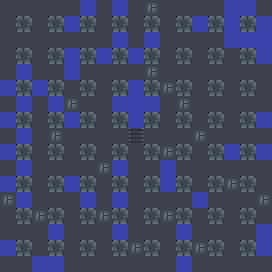

Rendered tile map (Tiled .tmx) drawn with the repository's tilesets; below, a short description and the full map source, tile grids included:
An orthogonal 17x17 tile map with 16x16 px tiles, 1 tile layer (terrain) and 56 objects.

<map version="1.10" tiledversion="1.11.2" orientation="orthogonal" renderorder="right-down" width="17" height="17" tilewidth="16" tileheight="16" infinite="0" nextlayerid="3" nextobjectid="57">
 <properties>
  <property name="name" value="Bomberman" />
  <property name="author" value="moineau" />
  <property name="initialKeys" type="int" value="2" />
  <property name="goldMoves" type="int" value="264" />
  <property name="platinumMoves" type="int" value="240" />
  <property name="goldTime" type="float" value="42.5" />
 </properties>
 <tileset firstgid="1" source="tileset.tsx" />
 <layer id="1" name="terrain" width="17" height="17">
  <data encoding="csv">
1,1,1,1,1,3,1,3,1,2,1,1,1,1,3,3,1,
1,4,1,4,3,4,1,4,1,4,1,4,3,4,3,4,3,
1,1,1,1,1,1,1,3,1,3,1,1,1,1,3,3,3,
1,4,1,4,3,4,3,4,3,4,1,4,1,4,1,4,3,
1,3,1,1,3,1,1,1,1,2,1,1,1,1,1,1,1,
3,4,3,4,1,4,1,4,3,4,2,4,1,4,1,4,1,
1,3,1,3,2,1,1,3,3,3,1,2,1,1,1,1,1,
3,4,1,4,3,4,1,4,3,4,1,4,1,4,1,4,3,
1,3,1,2,1,1,1,1,5,1,1,1,2,1,1,1,1,
3,4,1,4,1,4,1,4,1,4,2,4,1,4,3,4,3,
1,3,1,1,1,1,2,3,1,1,3,1,1,1,1,1,1,
3,4,1,4,3,4,1,4,1,4,3,4,1,4,2,4,1,
2,3,1,1,1,3,1,3,1,1,1,1,3,1,1,1,2,
1,4,2,4,1,4,2,4,1,4,2,4,1,4,1,4,1,
1,1,1,3,1,1,1,3,1,1,1,3,1,1,1,1,3,
3,4,1,4,1,4,1,4,2,4,1,4,2,4,1,4,3,
1,1,3,3,1,1,1,1,1,1,1,3,1,1,1,1,1
</data>
 </layer>
 <objectgroup id="2" name="objects">
  <object id="1" gid="6" x="0" y="16" width="16" height="16" />
  <object id="2" gid="8" x="32" y="16" width="16" height="16" />
  <object id="3" gid="8" x="16" y="16" width="16" height="16" />
  <object id="4" gid="8" x="0" y="32" width="16" height="16" />
  <object id="5" gid="8" x="0" y="48" width="16" height="16" />
  <object id="6" gid="8" x="240" y="272" width="16" height="16" />
  <object id="7" gid="8" x="224" y="208" width="16" height="16" />
  <object id="8" gid="8" x="112" y="272" width="16" height="16" />
  <object id="9" gid="8" x="0" y="224" width="16" height="16" />
  <object id="10" gid="8" x="96" y="128" width="16" height="16" />
  <object id="11" gid="8" x="96" y="144" width="16" height="16" />
  <object id="12" gid="8" x="96" y="160" width="16" height="16" />
  <object id="13" gid="8" x="80" y="144" width="16" height="16" />
  <object id="14" gid="8" x="112" y="144" width="16" height="16" />
  <object id="15" gid="8" x="144" y="144" width="16" height="16" />
  <object id="16" gid="8" x="160" y="128" width="16" height="16" />
  <object id="17" gid="8" x="128" y="160" width="16" height="16" />
  <object id="18" gid="8" x="144" y="176" width="16" height="16" />
  <object id="19" gid="8" x="128" y="48" width="16" height="16" />
  <object id="20" gid="7" x="48" y="16" width="16" height="16" />
  <object id="21" gid="7" x="256" y="16" width="16" height="16" />
  <object id="22" gid="7" x="256" y="272" width="16" height="16" />
  <object id="23" gid="7" x="16" y="272" width="16" height="16" />
  <object id="24" gid="7" x="0" y="272" width="16" height="16" />
  <object id="25" gid="7" x="0" y="64" width="16" height="16" />
  <object id="26" gid="9" x="16" y="48" width="16" height="16" />
  <object id="27" gid="9" x="32" y="32" width="16" height="16" />
  <object id="28" gid="9" x="0" y="80" width="16" height="16" />
  <object id="29" gid="9" x="0" y="112" width="16" height="16" />
  <object id="30" gid="9" x="0" y="144" width="16" height="16" />
  <object id="31" gid="9" x="0" y="176" width="16" height="16" />
  <object id="32" gid="9" x="0" y="240" width="16" height="16" />
  <object id="33" gid="9" x="64" y="272" width="16" height="16" />
  <object id="34" gid="9" x="144" y="240" width="16" height="16" />
  <object id="35" gid="9" x="144" y="208" width="16" height="16" />
  <object id="36" gid="9" x="64" y="208" width="16" height="16" />
  <object id="37" gid="8" x="64" y="224" width="16" height="16" />
  <object id="38" gid="9" x="32" y="192" width="16" height="16" />
  <object id="39" gid="9" x="64" y="160" width="16" height="16" />
  <object id="40" gid="9" x="32" y="112" width="16" height="16" />
  <object id="41" gid="9" x="64" y="96" width="16" height="16" />
  <object id="42" gid="9" x="80" y="112" width="16" height="16" />
  <object id="43" gid="9" x="48" y="80" width="16" height="16" />
  <object id="44" gid="9" x="96" y="48" width="16" height="16" />
  <object id="45" gid="9" x="64" y="16" width="16" height="16" />
  <object id="46" gid="9" x="96" y="16" width="16" height="16" />
  <object id="47" gid="9" x="160" y="48" width="16" height="16" />
  <object id="48" gid="8" x="208" y="80" width="16" height="16" />
  <object id="49" gid="9" x="192" y="80" width="16" height="16" />
  <object id="50" gid="9" x="240" y="80" width="16" height="16" />
  <object id="51" gid="9" x="224" y="128" width="16" height="16" />
  <object id="52" gid="9" x="240" y="208" width="16" height="16" />
  <object id="53" gid="9" x="240" y="240" width="16" height="16" />
  <object id="54" gid="9" x="208" y="272" width="16" height="16" />
  <object id="55" gid="9" x="128" y="176" width="16" height="16" />
  <object id="56" gid="9" x="160" y="144" width="16" height="16" />
 </objectgroup>
</map>
